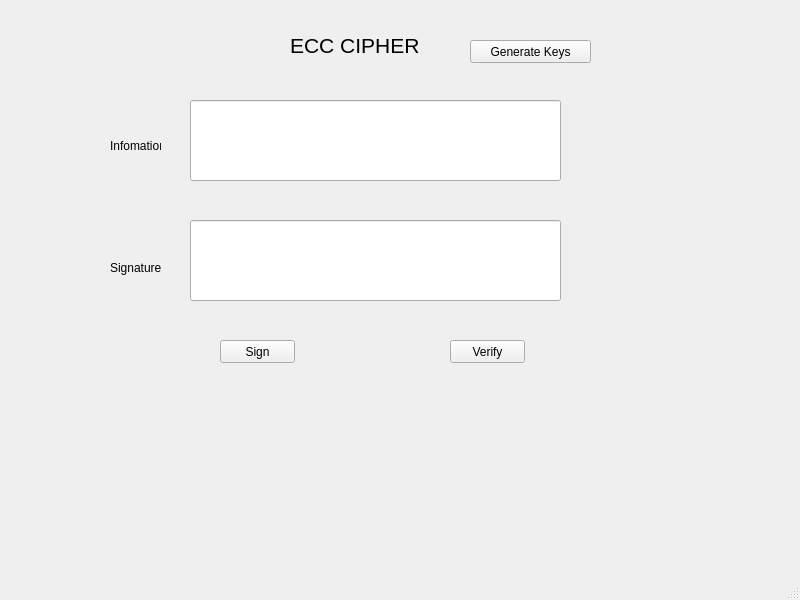
<?xml version="1.0" encoding="UTF-8"?>
<ui version="4.0">
 <class>MainWindow</class>
 <widget class="QMainWindow" name="MainWindow">
  <property name="geometry">
   <rect>
    <x>0</x>
    <y>0</y>
    <width>800</width>
    <height>600</height>
   </rect>
  </property>
  <property name="windowTitle">
   <string>MainWindow</string>
  </property>
  <widget class="QWidget" name="centralwidget">
   <widget class="QLabel" name="label">
    <property name="geometry">
     <rect>
      <x>290</x>
      <y>10</y>
      <width>141</width>
      <height>71</height>
     </rect>
    </property>
    <property name="text">
     <string>&lt;html&gt;&lt;head/&gt;&lt;body&gt;&lt;p&gt;&lt;span style=&quot; font-size:16pt;&quot;&gt;ECC CIPHER&lt;/span&gt;&lt;/p&gt;&lt;/body&gt;&lt;/html&gt;</string>
    </property>
   </widget>
   <widget class="QPushButton" name="btn_generatekeys">
    <property name="geometry">
     <rect>
      <x>470</x>
      <y>40</y>
      <width>121</width>
      <height>23</height>
     </rect>
    </property>
    <property name="text">
     <string>Generate Keys</string>
    </property>
   </widget>
   <widget class="QPushButton" name="btn_sign">
    <property name="geometry">
     <rect>
      <x>220</x>
      <y>340</y>
      <width>75</width>
      <height>23</height>
     </rect>
    </property>
    <property name="text">
     <string>Sign</string>
    </property>
   </widget>
   <widget class="QPushButton" name="btn_verify">
    <property name="geometry">
     <rect>
      <x>450</x>
      <y>340</y>
      <width>75</width>
      <height>23</height>
     </rect>
    </property>
    <property name="text">
     <string>Verify</string>
    </property>
   </widget>
   <widget class="QLabel" name="label_2">
    <property name="geometry">
     <rect>
      <x>110</x>
      <y>130</y>
      <width>51</width>
      <height>31</height>
     </rect>
    </property>
    <property name="text">
     <string>Infomation</string>
    </property>
   </widget>
   <widget class="QLabel" name="label_3">
    <property name="geometry">
     <rect>
      <x>110</x>
      <y>260</y>
      <width>61</width>
      <height>16</height>
     </rect>
    </property>
    <property name="text">
     <string>Signature</string>
    </property>
   </widget>
   <widget class="QLineEdit" name="txt_information">
    <property name="geometry">
     <rect>
      <x>190</x>
      <y>100</y>
      <width>371</width>
      <height>81</height>
     </rect>
    </property>
   </widget>
   <widget class="QLineEdit" name="txt_sinature">
    <property name="geometry">
     <rect>
      <x>190</x>
      <y>220</y>
      <width>371</width>
      <height>81</height>
     </rect>
    </property>
   </widget>
  </widget>
  <widget class="QMenuBar" name="menubar">
   <property name="geometry">
    <rect>
     <x>0</x>
     <y>0</y>
     <width>800</width>
     <height>21</height>
    </rect>
   </property>
  </widget>
  <widget class="QStatusBar" name="statusbar"/>
 </widget>
 <resources/>
 <connections/>
</ui>
